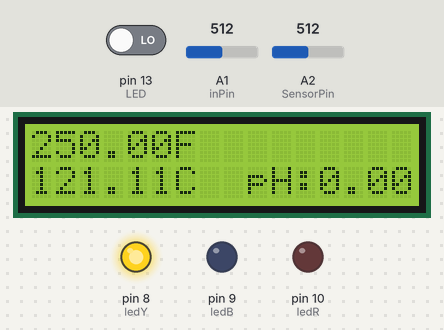
Bench run of a sketch on a simulated Arduino Uno, built with avr-gcc and run on an emulated ATmega328P. Parts: 16×2 character LCD, output pins drawn as LEDs (lit = HIGH). The test bench sets the inputs (shaded band); at power-on: A2 (SensorPin) = 512, A1 (inPin) = 512, pin 13 (LED) LOW. What the sketch prints to the serial monitor is not drawn.

Above: at 1.2 s.
1.3 s: A2 (SensorPin) set to 716
At 3.6 s:
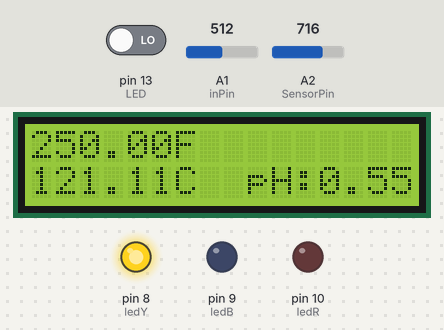
5.5 s: A1 (inPin) set to 716
At 6.7 s:
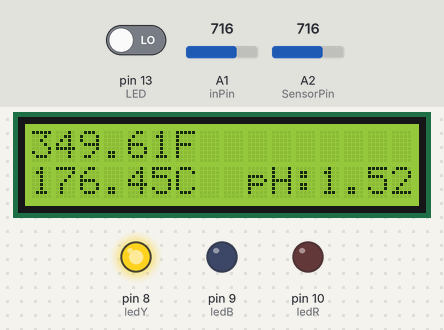
8.6 s: A2 (SensorPin) set to 900
At 10.9 s:
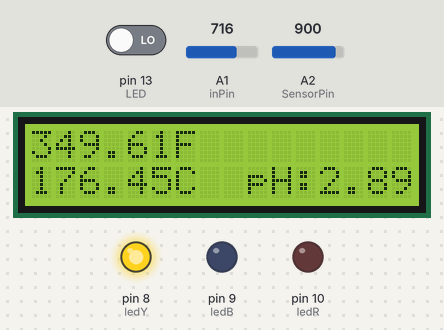
12.6 s: A1 (inPin) set to 900
At 13.9 s:
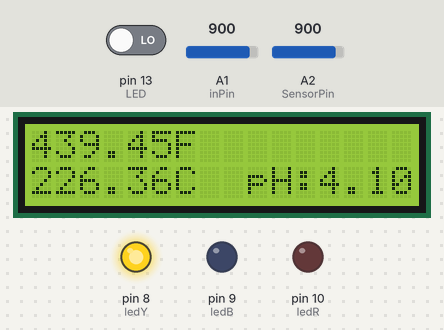
15.6 s: A2 (SensorPin) set to 1023
At 19.0 s:
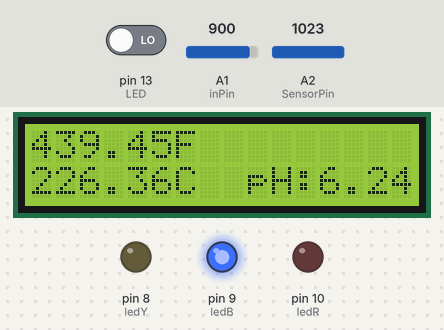
19.8 s: A1 (inPin) set to 1023
At 24.0 s:
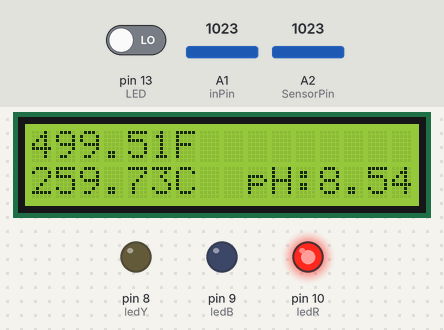
Timing chart, 0 to 25.0 s (numbered marks = the images above; inputs shaded):
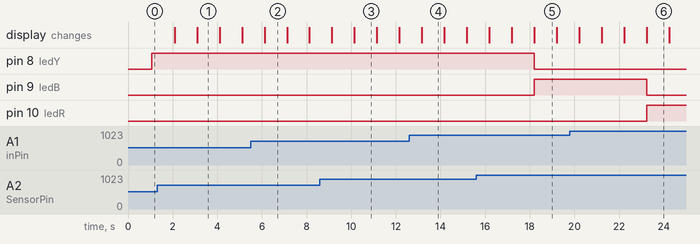

Measured:
- what the display in image 1 shows lasts 1.0 s, from 3.1 s to 4.1 s

The sketch:

GalileoX_Robotic_Probe.ino
```cpp
#define SensorPin A2          //pH meter Analog output to Arduino Analog Input 0
#define Offset 0.00         //deviation compensate
#define LED 13
#define samplingInterval 20
#define printInterval 800
#define ArrayLenth  40  //times of collection
#include <LiquidCrystal.h>
LiquidCrystal lcd(12, 11, 5, 4, 3, 2); //Digital pins to which you connect the LCD
const int inPin = 1;
int pHArray[ArrayLenth];   //Store the average value of the sensor feedback
int pHArrayIndex=0;
int ledR = 10;
int ledB = 9;
int ledY = 8;

void setup(void)
{
  lcd.begin(16,2);
  pinMode(ledR, OUTPUT);
  pinMode(ledB, OUTPUT);
  pinMode(ledY, OUTPUT);
  Serial.begin(9600);
  Serial.println("pH meter experiment!"); //Test the serial monitor
}
void loop(void)
{
  static unsigned long samplingTime = millis();
  static unsigned long printTime = millis();
  static float pHValue,voltage;
  int valueTemp = analogRead(inPin); // read the value from the sensor
  lcd.setCursor(0,1);
  float millivolts = (valueTemp / 1024.0) * 5000;
  float farenheit = millivolts / 10;
  lcd.clear();
  lcd.setCursor(0,0);
  lcd.print(farenheit);
  lcd.print("F");
  lcd.setCursor(0,1);
  lcd.print(((farenheit-32)*5) / 9); //turning the farenheit into celsius
  lcd.print("C  ");
  lcd.print("pH:");
  lcd.print(pHValue);
  delay(1000);

  if(millis()-samplingTime > samplingInterval)
  {
    pHArray[pHArrayIndex++]=analogRead(SensorPin);
    if(pHArrayIndex==ArrayLenth)pHArrayIndex=0;
    voltage = avergearray(pHArray, ArrayLenth)*5.0/1024;
    pHValue = 3.5*voltage+Offset;
    samplingTime=millis();
  }
  if(millis() - printTime > printInterval)   //Every 800 milliseconds, print a numerical, convert the state of the LED indicator
  {

      Serial.print("  pH value: ");
  Serial.println(pHValue,2);
      digitalWrite(LED,digitalRead(LED)^1);
      printTime=millis();
  }
  if (pHValue > 8.5) {
  digitalWrite(ledR, HIGH);
  digitalWrite(ledY, LOW);
  digitalWrite(ledB, LOW);
 }
  if (pHValue < 6.0) {
  digitalWrite(ledY, HIGH);
  digitalWrite(ledR, LOW);
  digitalWrite(ledB, LOW);
 }
  if (pHValue <= 8.5 && pHValue >= 6.0){
  digitalWrite(ledB, HIGH);
  digitalWrite(ledY, LOW);
  digitalWrite(ledR, LOW);
 }
}
double avergearray(int* arr, int number){
  int i;
  int max,min;
  double avg;
  long amount=0;
  if(number<=0){
  Serial.println("Error number for the array to avraging!/n");
  return 0;
  }
  if(number<5){   //less than 5, calculated directly statistics
  for(i=0;i<number;i++){
    amount+=arr[i];
  }
  avg = amount/number;
  return avg;
  }else{
  if(arr[0]<arr[1]){
    min = arr[0];max=arr[1];
  }
  else{
    min=arr[1];max=arr[0];
  }
  for(i=2;i<number;i++){
    if(arr[i]<min){
      amount+=min;      //arr<min
      min=arr[i];
    }else {
      if(arr[i]>max){
        amount+=max;  //arr>max
        max=arr[i];
      }else{
        amount+=arr[i]; //min<=arr<=max
      }
    }//if
  }//for
  avg = (double)amount/(number-2);
  }//if
  return avg;

}
```
